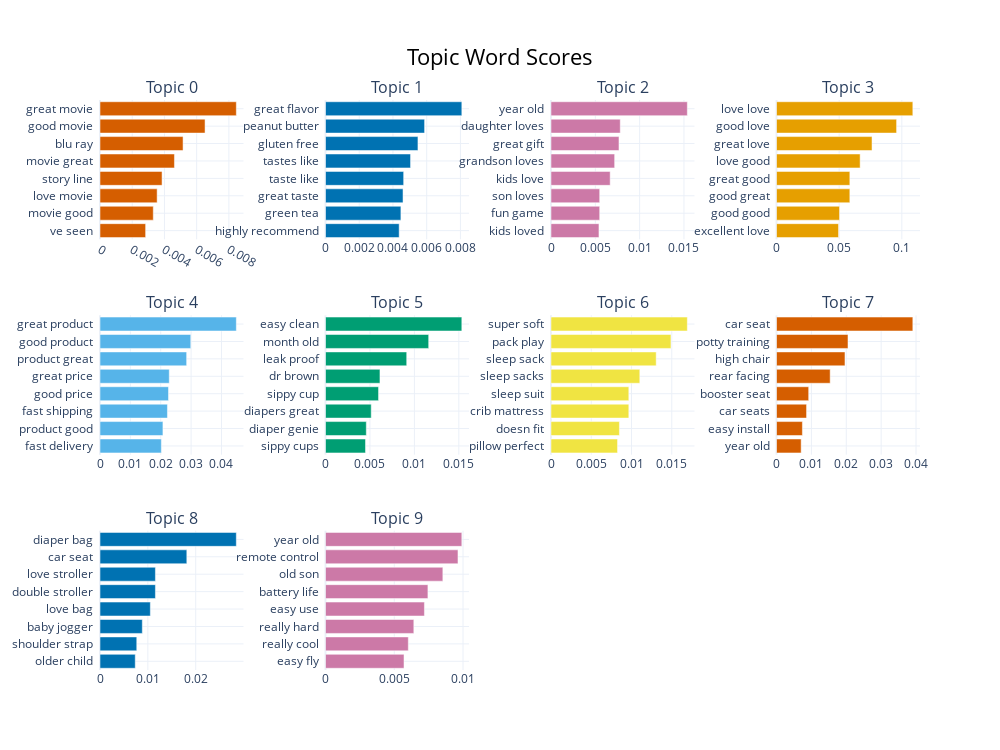

The notebook cell this image was saved under:
### Markdown cell above
Os hiperparâmetros mais importantes para se mexer são:

- language
- top_n_words
- n_gram_range
- min_topic_size
- nr_topics
- low_memory
- calculate_probabilities

### Code cell
# Remoção de stop words dos tópicos, depois do processamento (fine-tuning apenas):
# (https://maartengr.github.io/BERTopic/getting_started/tips_and_tricks/tips_and_tricks.html#removing-stop-words)
# Using .update_topics():

# (1,1)
# vectorizer_model = CountVectorizer(ngram_range=(, 1), stop_words="english")
# topic_model.update_topics(docs, topics_BERT, vectorizer_model=vectorizer_model)
# topic_model.visualize_barchart(top_n_topics=10, n_words=8)

# (2,2)
vectorizer_model = CountVectorizer(ngram_range=(2, 2), stop_words="english")
topic_model_22.update_topics(docs, topics_BERT_22, vectorizer_model=vectorizer_model)
topic_model_22.visualize_barchart(top_n_topics=10, n_words=8)

### Figure 1 — Plotly figure (JSON) as saved in the notebook; plotly's stock layout.template omitted (floating-point values rounded to 4 significant figures)
{"data": [{"marker": {"color": "#D55E00"}, "orientation": "h", "type": "bar", "x": [0.002832, 0.003307, 0.003546, 0.003852, 0.004622, 0.005156, 0.006521, 0.008462], "xaxis": "x", "y": ["ve seen  ", "movie good  ", "love movie  ", "story line  ", "movie great  ", "blu ray  ", "good movie  ", "great movie  "], "yaxis": "y"}, {"marker": {"color": "#0072B2"}, "orientation": "h", "type": "bar", "x": [0.004368, 0.004471, 0.004597, 0.004634, 0.005043, 0.005482, 0.005875, 0.008083], "xaxis": "x2", "y": ["highly recommend  ", "green tea  ", "great taste  ", "taste like  ", "tastes like  ", "gluten free  ", "peanut butter  ", "great flavor  "], "yaxis": "y2"}, {"marker": {"color": "#CC79A7"}, "orientation": "h", "type": "bar", "x": [0.005411, 0.005493, 0.005494, 0.006676, 0.007181, 0.007669, 0.007814, 0.01538], "xaxis": "x3", "y": ["kids loved  ", "fun game  ", "son loves  ", "kids love  ", "grandson loves  ", "great gift  ", "daughter loves  ", "year old  "], "yaxis": "y3"}, {"marker": {"color": "#E69F00"}, "orientation": "h", "type": "bar", "x": [0.04951, 0.05029, 0.05852, 0.05852, 0.06674, 0.07623, 0.09582, 0.1088], "xaxis": "x4", "y": ["excellent love  ", "good good  ", "good great  ", "great good  ", "love good  ", "great love  ", "good love  ", "love love  "], "yaxis": "y4"}, {"marker": {"color": "#56B4E9"}, "orientation": "h", "type": "bar", "x": [0.0202, 0.02072, 0.02221, 0.02256, 0.0228, 0.02853, 0.02989, 0.04489], "xaxis": "x5", "y": ["fast delivery  ", "product good  ", "fast shipping  ", "good price  ", "great price  ", "product great  ", "good product  ", "great product  "], "yaxis": "y5"}, {"marker": {"color": "#009E73"}, "orientation": "h", "type": "bar", "x": [0.004502, 0.004592, 0.005145, 0.005967, 0.006127, 0.009138, 0.01161, 0.01534], "xaxis": "x6", "y": ["sippy cups  ", "diaper genie  ", "diapers great  ", "sippy cup  ", "dr brown  ", "leak proof  ", "month old  ", "easy clean  "], "yaxis": "y6"}, {"marker": {"color": "#F0E442"}, "orientation": "h", "type": "bar", "x": [0.008264, 0.008498, 0.009665, 0.009665, 0.01103, 0.01306, 0.0149, 0.01693], "xaxis": "x7", "y": ["pillow perfect  ", "doesn fit  ", "crib mattress  ", "sleep suit  ", "sleep sacks  ", "sleep sack  ", "pack play  ", "super soft  "], "yaxis": "y7"}, {"marker": {"color": "#D55E00"}, "orientation": "h", "type": "bar", "x": [0.007071, 0.007426, 0.008618, 0.009226, 0.01539, 0.01963, 0.0205, 0.03908], "xaxis": "x8", "y": ["year old  ", "easy install  ", "car seats  ", "booster seat  ", "rear facing  ", "high chair  ", "potty training  ", "car seat  "], "yaxis": "y8"}, {"marker": {"color": "#0072B2"}, "orientation": "h", "type": "bar", "x": [0.007366, 0.007682, 0.00884, 0.01052, 0.01158, 0.01158, 0.01814, 0.02848], "xaxis": "x9", "y": ["older child  ", "shoulder strap  ", "baby jogger  ", "love bag  ", "double stroller  ", "love stroller  ", "car seat  ", "diaper bag  "], "yaxis": "y9"}, {"marker": {"color": "#CC79A7"}, "orientation": "h", "type": "bar", "x": [0.005709, 0.006021, 0.006422, 0.007193, 0.007447, 0.008533, 0.009633, 0.009912], "xaxis": "x10", "y": ["easy fly  ", "really cool  ", "really hard  ", "easy use  ", "battery life  ", "old son  ", "remote control  ", "year old  "], "yaxis": "y10"}], "layout": {"annotations": [{"font": {"size": 16}, "showarrow": false, "text": "Topic 0", "x": 0.0875, "xanchor": "center", "xref": "paper", "y": 1, "yanchor": "bottom", "yref": "paper"}, {"font": {"size": 16}, "showarrow": false, "text": "Topic 1", "x": 0.3625, "xanchor": "center", "xref": "paper", "y": 1, "yanchor": "bottom", "yref": "paper"}, {"font": {"size": 16}, "showarrow": false, "text": "Topic 2", "x": 0.6375, "xanchor": "center", "xref": "paper", "y": 1, "yanchor": "bottom", "yref": "paper"}, {"font": {"size": 16}, "showarrow": false, "text": "Topic 3", "x": 0.9125, "xanchor": "center", "xref": "paper", "y": 1, "yanchor": "bottom", "yref": "paper"}, {"font": {"size": 16}, "showarrow": false, "text": "Topic 4", "x": 0.0875, "xanchor": "center", "xref": "paper", "y": 0.6222, "yanchor": "bottom", "yref": "paper"}, {"font": {"size": 16}, "showarrow": false, "text": "Topic 5", "x": 0.3625, "xanchor": "center", "xref": "paper", "y": 0.6222, "yanchor": "bottom", "yref": "paper"}, {"font": {"size": 16}, "showarrow": false, "text": "Topic 6", "x": 0.6375, "xanchor": "center", "xref": "paper", "y": 0.6222, "yanchor": "bottom", "yref": "paper"}, {"font": {"size": 16}, "showarrow": false, "text": "Topic 7", "x": 0.9125, "xanchor": "center", "xref": "paper", "y": 0.6222, "yanchor": "bottom", "yref": "paper"}, {"font": {"size": 16}, "showarrow": false, "text": "Topic 8", "x": 0.0875, "xanchor": "center", "xref": "paper", "y": 0.2444, "yanchor": "bottom", "yref": "paper"}, {"font": {"size": 16}, "showarrow": false, "text": "Topic 9", "x": 0.3625, "xanchor": "center", "xref": "paper", "y": 0.2444, "yanchor": "bottom", "yref": "paper"}], "height": 750, "hoverlabel": {"bgcolor": "white", "font": {"family": "Rockwell", "size": 16}}, "showlegend": false, "title": {"font": {"color": "Black", "size": 22}, "text": "Topic Word Scores", "x": 0.5, "xanchor": "center", "yanchor": "top"}, "width": 1000, "xaxis": {"anchor": "y", "domain": [0, 0.175], "showgrid": true}, "xaxis10": {"anchor": "y10", "domain": [0.275, 0.45], "showgrid": true}, "xaxis11": {"anchor": "y11", "domain": [0.55, 0.725], "showgrid": true}, "xaxis12": {"anchor": "y12", "domain": [0.825, 1], "showgrid": true}, "xaxis2": {"anchor": "y2", "domain": [0.275, 0.45], "showgrid": true}, "xaxis3": {"anchor": "y3", "domain": [0.55, 0.725], "showgrid": true}, "xaxis4": {"anchor": "y4", "domain": [0.825, 1], "showgrid": true}, "xaxis5": {"anchor": "y5", "domain": [0, 0.175], "showgrid": true}, "xaxis6": {"anchor": "y6", "domain": [0.275, 0.45], "showgrid": true}, "xaxis7": {"anchor": "y7", "domain": [0.55, 0.725], "showgrid": true}, "xaxis8": {"anchor": "y8", "domain": [0.825, 1], "showgrid": true}, "xaxis9": {"anchor": "y9", "domain": [0, 0.175], "showgrid": true}, "yaxis": {"anchor": "x", "domain": [0.7556, 1], "showgrid": true}, "yaxis10": {"anchor": "x10", "domain": [0, 0.2444], "showgrid": true}, "yaxis11": {"anchor": "x11", "domain": [0, 0.2444], "showgrid": true}, "yaxis12": {"anchor": "x12", "domain": [0, 0.2444], "showgrid": true}, "yaxis2": {"anchor": "x2", "domain": [0.7556, 1], "showgrid": true}, "yaxis3": {"anchor": "x3", "domain": [0.7556, 1], "showgrid": true}, "yaxis4": {"anchor": "x4", "domain": [0.7556, 1], "showgrid": true}, "yaxis5": {"anchor": "x5", "domain": [0.3778, 0.6222], "showgrid": true}, "yaxis6": {"anchor": "x6", "domain": [0.3778, 0.6222], "showgrid": true}, "yaxis7": {"anchor": "x7", "domain": [0.3778, 0.6222], "showgrid": true}, "yaxis8": {"anchor": "x8", "domain": [0.3778, 0.6222], "showgrid": true}, "yaxis9": {"anchor": "x9", "domain": [0, 0.2444], "showgrid": true}}}
